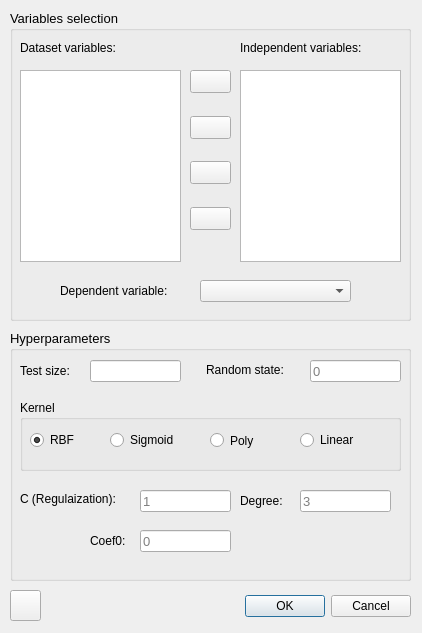
<?xml version="1.0" encoding="UTF-8"?>
<ui version="4.0">
 <class>SVC</class>
 <widget class="QDialog" name="SVC">
  <property name="geometry">
   <rect>
    <x>0</x>
    <y>0</y>
    <width>422</width>
    <height>633</height>
   </rect>
  </property>
  <property name="windowTitle">
   <string>SVC</string>
  </property>
  <property name="windowIcon">
   <iconset>
    <normaloff>../feather/crosshair.svg</normaloff>../feather/crosshair.svg</iconset>
  </property>
  <widget class="QDialogButtonBox" name="buttonBox">
   <property name="geometry">
    <rect>
     <x>70</x>
     <y>590</y>
     <width>341</width>
     <height>32</height>
    </rect>
   </property>
   <property name="orientation">
    <enum>Qt::Horizontal</enum>
   </property>
   <property name="standardButtons">
    <set>QDialogButtonBox::Cancel|QDialogButtonBox::Ok</set>
   </property>
  </widget>
  <widget class="QPushButton" name="pushButton">
   <property name="geometry">
    <rect>
     <x>10</x>
     <y>590</y>
     <width>31</width>
     <height>31</height>
    </rect>
   </property>
   <property name="text">
    <string/>
   </property>
   <property name="icon">
    <iconset>
     <normaloff>../../New folder/ease_ML/feather/help-circle.svg</normaloff>
     <normalon>../feather/help-circle.svg</normalon>../../New folder/ease_ML/feather/help-circle.svg</iconset>
   </property>
  </widget>
  <widget class="QGroupBox" name="groupBox">
   <property name="geometry">
    <rect>
     <x>10</x>
     <y>10</y>
     <width>401</width>
     <height>311</height>
    </rect>
   </property>
   <property name="font">
    <font>
     <pointsize>10</pointsize>
     <weight>50</weight>
     <bold>false</bold>
     <kerning>true</kerning>
    </font>
   </property>
   <property name="title">
    <string>Variables selection</string>
   </property>
   <widget class="QLabel" name="label_55">
    <property name="geometry">
     <rect>
      <x>50</x>
      <y>270</y>
      <width>141</width>
      <height>21</height>
     </rect>
    </property>
    <property name="font">
     <font>
      <pointsize>9</pointsize>
     </font>
    </property>
    <property name="text">
     <string>Dependent variable:</string>
    </property>
   </widget>
   <widget class="QLabel" name="label_2">
    <property name="geometry">
     <rect>
      <x>230</x>
      <y>30</y>
      <width>181</width>
      <height>16</height>
     </rect>
    </property>
    <property name="font">
     <font>
      <pointsize>9</pointsize>
     </font>
    </property>
    <property name="text">
     <string>Independent variables:</string>
    </property>
   </widget>
   <widget class="QListWidget" name="listWidget_2">
    <property name="geometry">
     <rect>
      <x>230</x>
      <y>60</y>
      <width>161</width>
      <height>192</height>
     </rect>
    </property>
   </widget>
   <widget class="QWidget" name="verticalLayoutWidget">
    <property name="geometry">
     <rect>
      <x>180</x>
      <y>60</y>
      <width>41</width>
      <height>160</height>
     </rect>
    </property>
    <layout class="QVBoxLayout" name="verticalLayout">
     <item>
      <widget class="QPushButton" name="pushButton_1">
       <property name="text">
        <string/>
       </property>
       <property name="icon">
        <iconset>
         <normaloff>../feather/chevrons-right.svg</normaloff>../feather/chevrons-right.svg</iconset>
       </property>
      </widget>
     </item>
     <item>
      <spacer name="verticalSpacer">
       <property name="orientation">
        <enum>Qt::Vertical</enum>
       </property>
       <property name="sizeHint" stdset="0">
        <size>
         <width>20</width>
         <height>40</height>
        </size>
       </property>
      </spacer>
     </item>
     <item>
      <widget class="QPushButton" name="pushButton_2">
       <property name="text">
        <string/>
       </property>
       <property name="icon">
        <iconset>
         <normaloff>../feather/chevron-right.svg</normaloff>../feather/chevron-right.svg</iconset>
       </property>
      </widget>
     </item>
     <item>
      <spacer name="verticalSpacer_2">
       <property name="orientation">
        <enum>Qt::Vertical</enum>
       </property>
       <property name="sizeHint" stdset="0">
        <size>
         <width>20</width>
         <height>40</height>
        </size>
       </property>
      </spacer>
     </item>
     <item>
      <widget class="QPushButton" name="pushButton_3">
       <property name="text">
        <string/>
       </property>
       <property name="icon">
        <iconset>
         <normaloff>../feather/chevron-left.svg</normaloff>../feather/chevron-left.svg</iconset>
       </property>
      </widget>
     </item>
     <item>
      <spacer name="verticalSpacer_3">
       <property name="orientation">
        <enum>Qt::Vertical</enum>
       </property>
       <property name="sizeHint" stdset="0">
        <size>
         <width>20</width>
         <height>40</height>
        </size>
       </property>
      </spacer>
     </item>
     <item>
      <widget class="QPushButton" name="pushButton_4">
       <property name="text">
        <string/>
       </property>
       <property name="icon">
        <iconset>
         <normaloff>../feather/chevrons-left.svg</normaloff>../feather/chevrons-left.svg</iconset>
       </property>
      </widget>
     </item>
    </layout>
   </widget>
   <widget class="QListWidget" name="listWidget">
    <property name="geometry">
     <rect>
      <x>10</x>
      <y>60</y>
      <width>161</width>
      <height>192</height>
     </rect>
    </property>
   </widget>
   <widget class="QComboBox" name="comboBox">
    <property name="geometry">
     <rect>
      <x>190</x>
      <y>270</y>
      <width>151</width>
      <height>22</height>
     </rect>
    </property>
   </widget>
   <widget class="QLabel" name="label_1">
    <property name="geometry">
     <rect>
      <x>10</x>
      <y>30</y>
      <width>141</width>
      <height>16</height>
     </rect>
    </property>
    <property name="font">
     <font>
      <pointsize>9</pointsize>
     </font>
    </property>
    <property name="text">
     <string>Dataset variables:</string>
    </property>
   </widget>
  </widget>
  <widget class="QGroupBox" name="groupBox_2">
   <property name="geometry">
    <rect>
     <x>10</x>
     <y>330</y>
     <width>401</width>
     <height>251</height>
    </rect>
   </property>
   <property name="font">
    <font>
     <pointsize>10</pointsize>
    </font>
   </property>
   <property name="title">
    <string>Hyperparameters</string>
   </property>
   <widget class="QLabel" name="label_5">
    <property name="geometry">
     <rect>
      <x>10</x>
      <y>30</y>
      <width>71</width>
      <height>21</height>
     </rect>
    </property>
    <property name="font">
     <font>
      <pointsize>9</pointsize>
     </font>
    </property>
    <property name="text">
     <string>Test size:</string>
    </property>
   </widget>
   <widget class="QLineEdit" name="lineEdit_2">
    <property name="geometry">
     <rect>
      <x>300</x>
      <y>30</y>
      <width>91</width>
      <height>22</height>
     </rect>
    </property>
    <property name="placeholderText">
     <string>0</string>
    </property>
   </widget>
   <widget class="QLineEdit" name="lineEdit_1">
    <property name="geometry">
     <rect>
      <x>80</x>
      <y>30</y>
      <width>91</width>
      <height>22</height>
     </rect>
    </property>
    <property name="accessibleDescription">
     <string/>
    </property>
    <property name="placeholderText">
     <string/>
    </property>
   </widget>
   <widget class="QLabel" name="label_4">
    <property name="geometry">
     <rect>
      <x>196</x>
      <y>30</y>
      <width>101</width>
      <height>20</height>
     </rect>
    </property>
    <property name="font">
     <font>
      <pointsize>9</pointsize>
     </font>
    </property>
    <property name="text">
     <string>Random state:</string>
    </property>
   </widget>
   <widget class="QLineEdit" name="lineEdit_4">
    <property name="geometry">
     <rect>
      <x>130</x>
      <y>160</y>
      <width>91</width>
      <height>22</height>
     </rect>
    </property>
    <property name="placeholderText">
     <string>1</string>
    </property>
   </widget>
   <widget class="QLabel" name="label_7">
    <property name="geometry">
     <rect>
      <x>10</x>
      <y>160</y>
      <width>121</width>
      <height>18</height>
     </rect>
    </property>
    <property name="font">
     <font>
      <pointsize>9</pointsize>
     </font>
    </property>
    <property name="text">
     <string>C (Regulaization):</string>
    </property>
   </widget>
   <widget class="QGroupBox" name="groupBox_3">
    <property name="geometry">
     <rect>
      <x>10</x>
      <y>70</y>
      <width>381</width>
      <height>71</height>
     </rect>
    </property>
    <property name="font">
     <font>
      <pointsize>9</pointsize>
      <weight>50</weight>
      <bold>false</bold>
     </font>
    </property>
    <property name="title">
     <string>Kernel</string>
    </property>
    <widget class="QRadioButton" name="radioButton_1">
     <property name="geometry">
      <rect>
       <x>10</x>
       <y>30</y>
       <width>91</width>
       <height>20</height>
      </rect>
     </property>
     <property name="font">
      <font>
       <weight>50</weight>
       <bold>false</bold>
      </font>
     </property>
     <property name="text">
      <string>RBF</string>
     </property>
     <property name="checked">
      <bool>true</bool>
     </property>
    </widget>
    <widget class="QRadioButton" name="radioButton_3">
     <property name="geometry">
      <rect>
       <x>190</x>
       <y>30</y>
       <width>71</width>
       <height>21</height>
      </rect>
     </property>
     <property name="font">
      <font>
       <weight>50</weight>
       <bold>false</bold>
      </font>
     </property>
     <property name="text">
      <string>Poly</string>
     </property>
    </widget>
    <widget class="QRadioButton" name="radioButton_2">
     <property name="geometry">
      <rect>
       <x>90</x>
       <y>30</y>
       <width>101</width>
       <height>20</height>
      </rect>
     </property>
     <property name="font">
      <font>
       <weight>50</weight>
       <bold>false</bold>
      </font>
     </property>
     <property name="text">
      <string>Sigmoid</string>
     </property>
    </widget>
    <widget class="QRadioButton" name="radioButton_4">
     <property name="geometry">
      <rect>
       <x>280</x>
       <y>30</y>
       <width>91</width>
       <height>20</height>
      </rect>
     </property>
     <property name="text">
      <string>Linear</string>
     </property>
    </widget>
   </widget>
   <widget class="QLineEdit" name="lineEdit_5">
    <property name="geometry">
     <rect>
      <x>130</x>
      <y>200</y>
      <width>91</width>
      <height>22</height>
     </rect>
    </property>
    <property name="placeholderText">
     <string>0</string>
    </property>
   </widget>
   <widget class="QLabel" name="label_8">
    <property name="geometry">
     <rect>
      <x>80</x>
      <y>200</y>
      <width>51</width>
      <height>21</height>
     </rect>
    </property>
    <property name="font">
     <font>
      <pointsize>9</pointsize>
     </font>
    </property>
    <property name="text">
     <string>Coef0:</string>
    </property>
   </widget>
   <widget class="QLineEdit" name="lineEdit_6">
    <property name="geometry">
     <rect>
      <x>290</x>
      <y>160</y>
      <width>91</width>
      <height>22</height>
     </rect>
    </property>
    <property name="placeholderText">
     <string>3</string>
    </property>
   </widget>
   <widget class="QLabel" name="label_9">
    <property name="geometry">
     <rect>
      <x>230</x>
      <y>160</y>
      <width>51</width>
      <height>21</height>
     </rect>
    </property>
    <property name="font">
     <font>
      <pointsize>9</pointsize>
     </font>
    </property>
    <property name="text">
     <string>Degree: </string>
    </property>
   </widget>
  </widget>
 </widget>
 <tabstops>
  <tabstop>lineEdit_1</tabstop>
  <tabstop>lineEdit_2</tabstop>
  <tabstop>radioButton_1</tabstop>
  <tabstop>radioButton_2</tabstop>
  <tabstop>radioButton_3</tabstop>
  <tabstop>lineEdit_4</tabstop>
  <tabstop>lineEdit_5</tabstop>
  <tabstop>lineEdit_6</tabstop>
  <tabstop>pushButton_1</tabstop>
  <tabstop>pushButton_2</tabstop>
  <tabstop>pushButton_3</tabstop>
  <tabstop>pushButton_4</tabstop>
  <tabstop>listWidget</tabstop>
  <tabstop>listWidget_2</tabstop>
  <tabstop>comboBox</tabstop>
  <tabstop>pushButton</tabstop>
 </tabstops>
 <resources/>
 <connections>
  <connection>
   <sender>buttonBox</sender>
   <signal>accepted()</signal>
   <receiver>SVC</receiver>
   <slot>accept()</slot>
   <hints>
    <hint type="sourcelabel">
     <x>248</x>
     <y>254</y>
    </hint>
    <hint type="destinationlabel">
     <x>157</x>
     <y>274</y>
    </hint>
   </hints>
  </connection>
  <connection>
   <sender>buttonBox</sender>
   <signal>rejected()</signal>
   <receiver>SVC</receiver>
   <slot>reject()</slot>
   <hints>
    <hint type="sourcelabel">
     <x>316</x>
     <y>260</y>
    </hint>
    <hint type="destinationlabel">
     <x>286</x>
     <y>274</y>
    </hint>
   </hints>
  </connection>
 </connections>
</ui>
